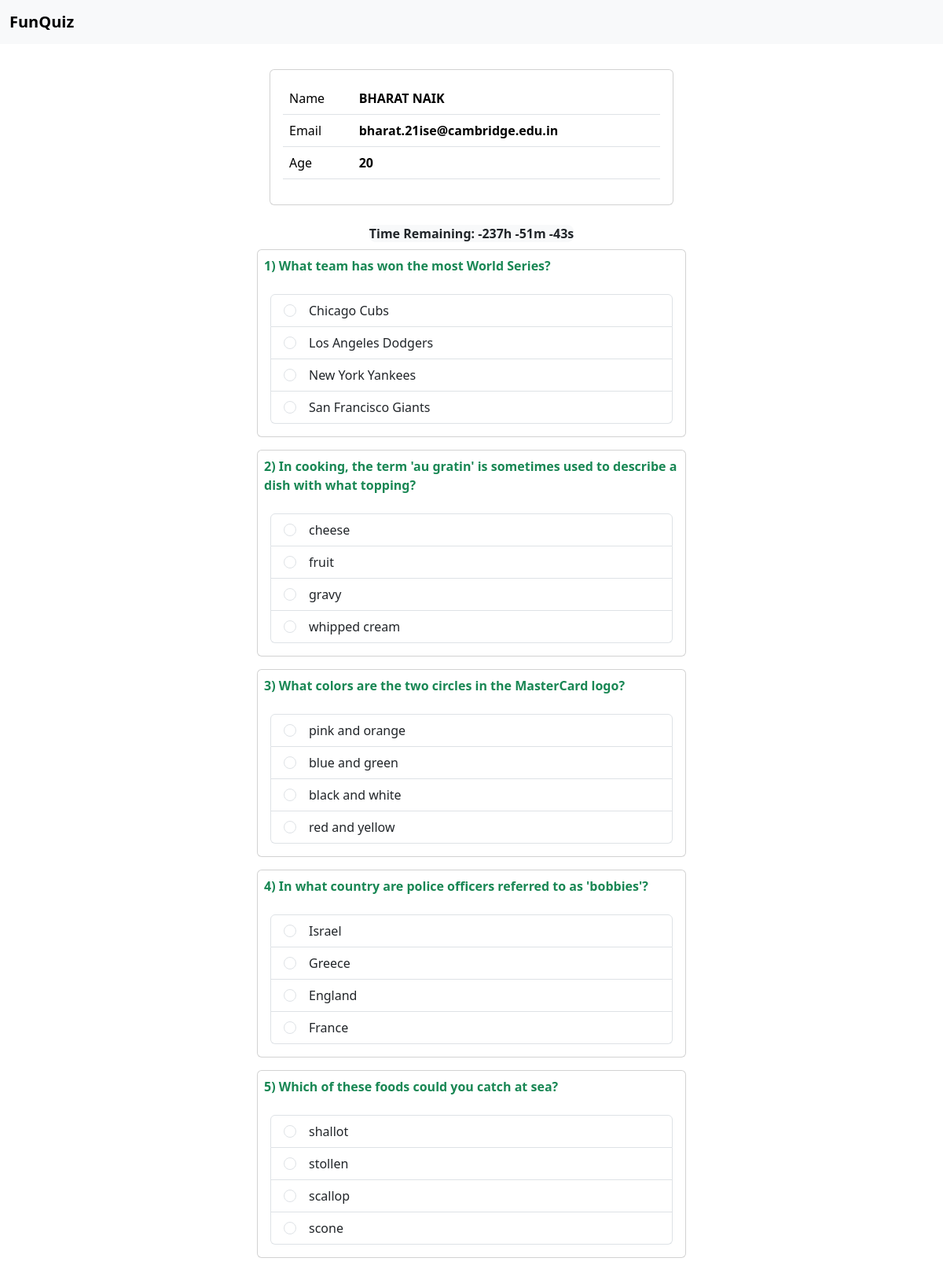
/quiz/attend/dbms-quiz (signed in, upper part), run on the app's committed database.
### tables this page shows
CREATE TABLE USERS (
    ID INTEGER PRIMARY KEY AUTOINCREMENT,
    FNAME TEXT,
    LNAME TEXT,
    EMAIL TEXT NOT NULL UNIQUE,
    AGE INTEGER
);

CREATE TABLE QUESTION (
    QUESTION_ID INTEGER PRIMARY KEY AUTOINCREMENT,
    QUESTION_TEXT TEXT,
    DIFFICULTY INTEGER,
    QUIZ_CODE TEXT,
    FOREIGN KEY(QUIZ_CODE) REFERENCES QUIZ(CODE) ON DELETE CASCADE
);

CREATE TABLE ANSWER (
    ANSWER_ID INTEGER PRIMARY KEY AUTOINCREMENT,
    ANSWER_TEXT TEXT,
    IS_CORRECT BOOLEAN,
    QUESTION_ID INTEGER,
    FOREIGN KEY(QUESTION_ID) REFERENCES QUESTION(QUESTION_ID) ON DELETE CASCADE
);

### wsgi.py (the view)
@app.route("/quiz/attend/<code>", methods=["GET", "POST"])
@login_required
def attend_quiz(code):
    if QuizHandler().is_done(code):
        return redirect(f"/quiz/result/{code}")
    questions = QuizHandler().list_questions(code)
    if request.method == "POST":
        QuizHandler().save_result(code, request)
        return redirect(f"/quiz/result/{code}")
    quiz = QuizHandler().get(code)
    return render_template("quiz/attend.html", questions=questions, user=Auth().get_user(session.get("user-token")),
                           quiz=quiz,
                           json_data={
                               "starts_at": quiz.starts_at,
                               "time_seconds": quiz.duration.seconds,
                           })

### utils/auth.py (called while the page is built)
    def get_user(self, email:str):
        row =  self.cur.execute("SELECT ID,  FNAME, LNAME, AGE, EMAIL FROM USERS WHERE EMAIL = ?", (email, )).fetchone()
        if row:
            return User(*row)
        return None

### utils/database.py (called while the page is built)
    def __del__(self):
        self.conn.close()

### utils/quizhandler.py (called while the page is built)
    def get(self, code:str):
        row = self.cur.execute("SELECT * FROM QUIZ WHERE CODE = ?", (code,)).fetchone()
        if row:
            return Quiz(row[0], row[1], row[2], timedelta(seconds=row[3]), row[4])
        return row

    def list_questions(self, code:str):
        rows =  self.cur.execute('''
            SELECT Q.QUESTION_ID, Q.QUESTION_TEXT, A.ANSWER_ID, A.ANSWER_TEXT, A.IS_CORRECT
            FROM QUESTION Q
            JOIN ANSWER A ON Q.QUESTION_ID = A.QUESTION_ID
            WHERE Q.QUIZ_CODE = ?
        ''', (code, )).fetchall()
        questions = {}
        for row in rows:
            question_id, question_text, answer_id, answer_text, is_correct = row
            if question_id not in questions:
                questions[question_id] = {'question_text': question_text, 'answers': []}
            questions[question_id]['answers'].append({
                'answer_id': answer_id,
                'answer_text': answer_text,
                'is_correct': True if is_correct else False
            })
        return questions

    def is_done(self, code)->bool:
        user = Auth().get_user(session.get("user-token"))
        res_count = self.cur.execute("SELECT COUNT(*) FROM RESULT WHERE  USER_ID = ? AND QUIZ_CODE = ?", (user.id, code)).fetchone()[0]
        if res_count > 0:
            return True
        else:
            return False

### utils/type.py (called while the page is built)
    def full_name(self):
        return self.fname + " " + self.lname

### templates/quiz/attend.html (shortened to what this page needs)
{% extends 'base.html' %}
{% block content %}
<div class="row">
    <div class="col-md-3"></div>
    <div class="col-md-6">
        {% if user %}
            <div class="card m-3">
                <div class="card-body">
                    <table class="table">
                        <tr><td>Name</td><th>{{ user.full_name() }}</th></tr>
                        <tr><td>Email</td><th>{{ user.email }}</th></tr>
                        <tr><td>Age</td><th>{{ user.age }}</th></tr>
                    </table>
                </div>
            </div>
        {% endif %}
        <div class="text-center sticky-top p-2 fw-bold">
            <span id="remaining-time" class="bg-light rounded-3 my-2"></span>
        </div>
        <form  method="post">
            {% for id, question in questions.items() %}
            <div class="card mb-3">
                <p class="card-title fw-bold m-2 text-success">{{ loop.index }}) {{ question.question_text }}</p>
                <div class="card-body">
                    <ul class="list-group">
                        {% for answer in question.answers %}
                        <li class="list-group-item"><input type="radio" class="form-check-input me-3"
                                name="{{id}}" value="{{ answer.answer_id }}" required>{{ answer.answer_text }}</li>
                        {% endfor %}
                    </ul>
                </div>
            </div>
            {% endfor %}
        </form>
    </div>
</div>
{% endblock content %}

### data on the page
USERS: email "bharat.21ise@cambridge.edu.in", age "20"
QUESTION: question_text "What team has won the most World Series?"
ANSWER: answer_text "Chicago Cubs"
ANSWER: answer_text "Los Angeles Dodgers"
ANSWER: answer_text "New York Yankees"
ANSWER: answer_text "San Francisco Giants"
QUESTION: question_text "In cooking, the term 'au gratin' is sometimes used to describe a dish with what topping?"
ANSWER: answer_text "cheese"
ANSWER: answer_text "fruit"
ANSWER: answer_text "gravy"
ANSWER: answer_text "whipped cream"
QUESTION: question_text "What colors are the two circles in the MasterCard logo?"
ANSWER: answer_text "pink and orange"
ANSWER: answer_text "blue and green"
ANSWER: answer_text "black and white"
ANSWER: answer_text "red and yellow"
QUESTION: question_text "In what country are police officers referred to as 'bobbies'?"
ANSWER: answer_text "Israel"
ANSWER: answer_text "Greece"
ANSWER: answer_text "England"
ANSWER: answer_text "France"
QUESTION: question_text "Which of these foods could you catch at sea?"
ANSWER: answer_text "shallot"
ANSWER: answer_text "stollen"
ANSWER: answer_text "scallop"
ANSWER: answer_text "scone"

### other printed values
{{ user.full_name() }} "BHARAT NAIK"
